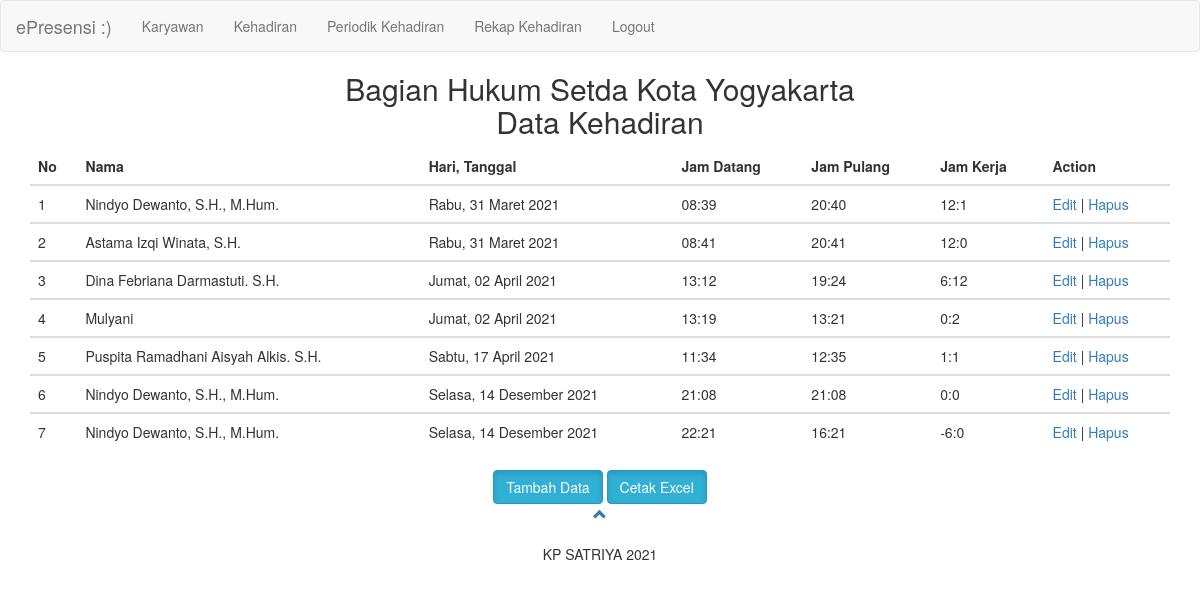
The app's page /kehadiran.php with its own data.
### tables this page shows
CREATE TABLE `kehadiran` (
  `id_kehadiran` int(11) NOT NULL AUTO_INCREMENT,
  `id_karyawan` int(11) NOT NULL,
  `tanggal` date NOT NULL,
  `jam_datang` time NOT NULL,
  `jam_pulang` time NOT NULL,
  PRIMARY KEY (`id_kehadiran`)
);

CREATE TABLE `karyawan` (
  `id_karyawan` int(11) NOT NULL AUTO_INCREMENT,
  `nama` varchar(50) NOT NULL,
  `jenis_kelamin` varchar(15) NOT NULL,
  `jabatan` varchar(30) NOT NULL,
  `nohp` varchar(13) NOT NULL,
  `alamat` varchar(100) NOT NULL,
  PRIMARY KEY (`id_karyawan`)
);

### functions/fungsi.php (called while the page is built, shortened)
<?php
function tampilkan_kehadiran(){
  global $koneksi;
  $query = "SELECT * FROM kehadiran join karyawan on kehadiran.id_karyawan=karyawan.id_karyawan";
  $result = mysqli_query($koneksi, $query) or die('gagal menampilkan data');
  return $result;
}
function tanggal_indo($tanggal, $cetak_hari = false)
{
$hari = array ( 1 =>    'Senin',
    'Selasa',
    'Rabu',
    'Kamis',
    'Jumat',
    'Sabtu',
    'Minggu'
  );
$bulan = array (1 =>   'Januari',
    'Februari',
    'Maret',
    'April',
    'Mei',
    'Juni',
    'Juli',
    'Agustus',
    'September',
    'Oktober',
    'November',
    'Desember'
  );
$split 	  = explode('-', $tanggal);
$tgl_indo = $split[2] . ' ' . $bulan[ (int)$split[1] ] . ' ' . $split[0];
if ($cetak_hari) {
$num = date('N', strtotime($tanggal));
return $hari[$num] . ', ' . $tgl_indo;
}
return $tgl_indo;
}
 ?>

### kehadiran.php (the view, shortened to what this page needs)
<?php
require_once 'view/header.php'; ?>
<h2 align="center">Bagian Hukum Setda Kota Yogyakarta<br> Data Kehadiran</h2>
<?php
$karyawan = tampilkan_kehadiran();
?>
<div class="container">
<div class="table-responsive">
<table class="table">
  <thead>
  <tr>
    <th>No</th>
    <th>Nama</th>
    <th>Hari, Tanggal</th>
    <th>Jam Datang</th>
    <th>Jam Pulang</th>
    <th>Jam Kerja</th>
    <th>Action</th>
  </tr>
</thead>
<?php
  $no=1;
while($row=mysqli_fetch_assoc($karyawan)) { ?>
  <tbody>
  <tr>
  <td><?= $no; ?></td>
  <td><?= $row['nama']; ?></td>
  <td>
    <?php
    $tanggal = $row['tanggal'];
    echo tanggal_indo ($tanggal, true);
?>
  </td>
  <td>
  <?php
  $jamdatang = $row['jam_datang'];
  echo date("H:i", strtotime($jamdatang));
  ?></td>
  <td>
    <?php
    $jampulang = $row['jam_pulang'];
    echo date("H:i", strtotime($jampulang));
    ?>
  </td>
  <td>
  <?php
        $mulai=$jamdatang;
        $selesai=$jampulang;
        $mulai_time=(is_string($mulai)?strtotime($mulai):$mulai);
        $selesai_time=(is_string($selesai)?strtotime($selesai):$selesai);
        $detik=$selesai_time-$mulai_time;
        $jam=floor($detik/3600);
        $sisadetik=$detik%3600;
        $menit=floor($sisadetik/60);
        echo $jam.":".$menit;
    ?>
  </td>
  <td><a href="edit_kehadiran.php?id=<?= $row['id_kehadiran']; ?>">Edit</a> | <a href="hapus_kehadiran.php?id=<?= $row['id_kehadiran']; ?>">Hapus</a></td>
  </tr>
  <?php
    $no++;
    }
	?>
</tbody>
</table>
</div>
</div>
<div align="center">
<a href="tambah_kehadiran.php"><button type="button" class="btn btn-info active">Tambah Data</button></a>
<a href="excel.php"><button type="button" class="btn btn-info active">Cetak Excel</button></a>
</div>
</body>
<?php require_once 'view/footer.php'; ?>

### records on screen
kehadiran: id_karyawan.nama "Nindyo Dewanto, S.H., M.Hum.", tanggal "Rabu, 31 Maret 2021", jam_datang "08:39", jam_pulang "20:40", jam "12", menit "1"
kehadiran: id_karyawan.nama "Astama Izqi Winata, S.H.", tanggal "Rabu, 31 Maret 2021", jam_datang "08:41", jam_pulang "20:41", jam "12", menit "0"
kehadiran: id_karyawan.nama "Dina Febriana Darmastuti. S.H.", tanggal "Jumat, 02 April 2021", jam_datang "13:12", jam_pulang "19:24", jam "6", menit "12"
kehadiran: id_karyawan.nama "Mulyani", tanggal "Jumat, 02 April 2021", jam_datang "13:19", jam_pulang "13:21", jam "0", menit "2"
kehadiran: id_karyawan.nama "Puspita Ramadhani Aisyah Alkis. S.H.", tanggal "Sabtu, 17 April 2021", jam_datang "11:34", jam_pulang "12:35", jam "1", menit "1"
kehadiran: id_karyawan.nama "Nindyo Dewanto, S.H., M.Hum.", tanggal "Selasa, 14 Desember 2021", jam_datang "21:08", jam_pulang "21:08", jam "0", menit "0"
kehadiran: id_karyawan.nama "Nindyo Dewanto, S.H., M.Hum.", tanggal "Selasa, 14 Desember 2021", jam_datang "22:21", jam_pulang "16:21", jam "-6", menit "0"
